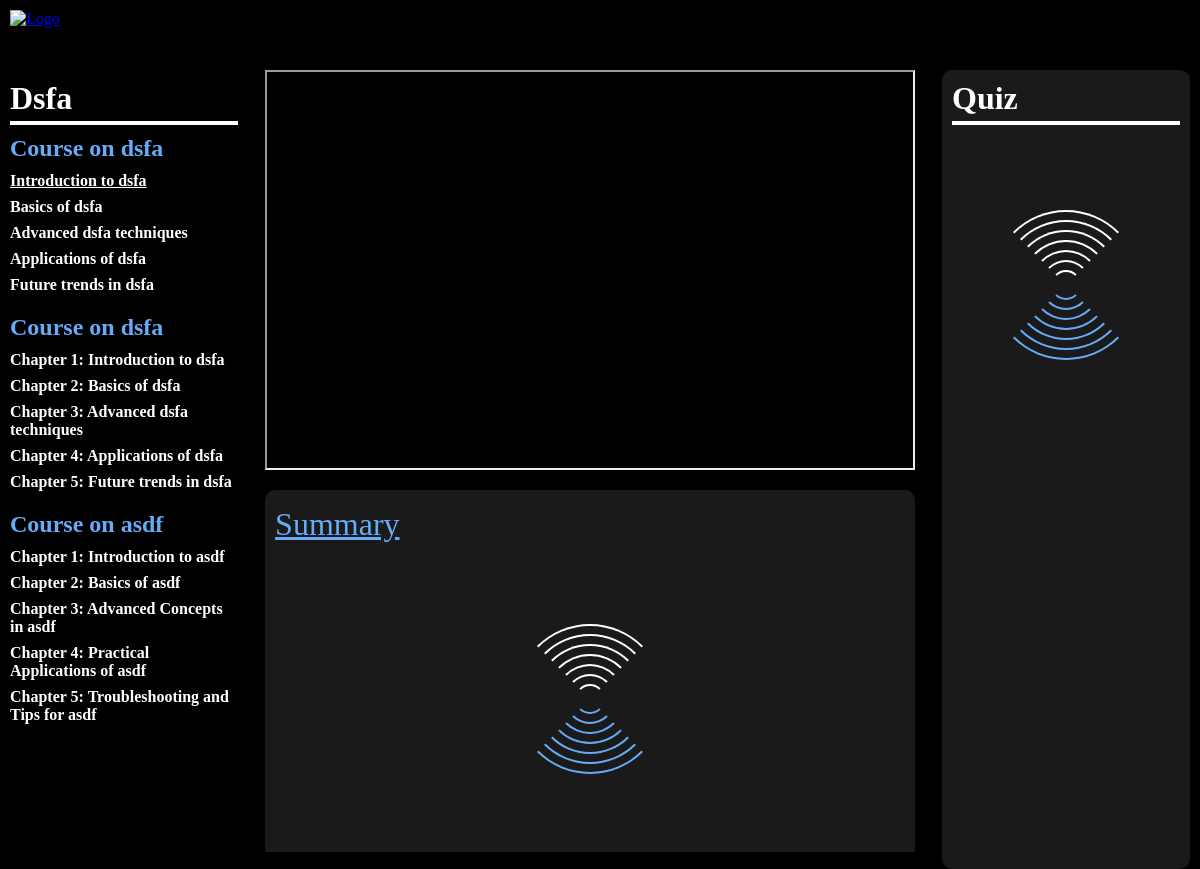
The page /course/bdf57029-e726-46df-9f5e-31ddb3bcfd63/ on the database its author committed.
### Website/models.py (models this page shows)
class Course(models.Model):
    id = models.CharField(primary_key=True, max_length=255, unique=True)
    name = models.CharField(max_length=255)
    image = models.CharField(max_length=255)
    userId=models.IntegerField(null=True, blank=True)

class Unit(models.Model):
    id = models.CharField(primary_key=True, max_length=255, unique=True)
    courseId = models.CharField(max_length=255)
    name = models.CharField(max_length=255)
    course = models.ForeignKey('Course', on_delete=models.CASCADE,related_name='units')

class Chapter(models.Model):
    id = models.CharField(primary_key=True, max_length=255, unique=True)
    unitId = models.CharField(max_length=255)
    name = models.CharField(max_length=255)
    youtubeSearchQuery = models.CharField(max_length=255)
    videoId = models.CharField(max_length=255, blank=True, null=True)
    summary = models.CharField(max_length=3000, blank=True, null=True)
    unit = models.ForeignKey('Unit', on_delete=models.CASCADE,related_name='chapters')

### Website/views.py (the view)
# urls.py: path('course/<str:courseId>/', views.course, name='course'),
def course(req,courseId):
    course=Course.objects.get(id=courseId)
    units=Unit.objects.filter(courseId=course.id)
    courseData={}
    courseData["title"]=course.name
    courseData["units"]=[]
    for unit in units:
        unitData={}
        unitData["title"]=unit.name
        unitData["chapters"]=[]
        chapters=Chapter.objects.filter(unitId=unit.id)
        for chapter in chapters:
            chapterData={}
            chapterData["Id"]=chapter.id
            chapterData["title"]=chapter.name
            chapterData["youtubeQuery"]=chapter.youtubeSearchQuery
            chapterData["videoId"]=chapter.videoId
            unitData["chapters"].append(chapterData)
        courseData["units"].append(unitData)
    return render(req,"course.html",{"course":courseData})

### templates/course.html (shortened to what this page needs)
<!DOCTYPE html>
<html>
<head>
</head>
<body>
    <nav class="navbar">
      <a href="/">
        <div class="logo">
            <img src="https://logopond.com/logos/83d086afa834e039fa205045359b86d7.png" alt="Logo">
        </div>
      </a>
    </nav>
    <div class="container">
    <div class="sidebar">
        <h1 class="title">{{ course.title }}</h1>
        <ul class="course-list">
            {% for unit in course.units %}
            <li class="course">
                <h2>{{ unit.title }}</h2>
                <ul class="chapter-list">
                    {% for chapter in unit.chapters %}
                    <li class="chapter">
                        <a
                            data-video-id="{{ chapter.videoId }}"
                            data-chapter-id="{{ chapter.Id }}"
                        >
                            {{ chapter.title }}
                        </a>
                    </li>
                    {% endfor %}
                </ul>
            </li>
            {% endfor %}
        </ul>
    </div>
    <div class="chapter-container">
            <iframe class="chapter-video" id="video-iframe"></iframe>
            <div class="summary-container">
                <p>Summary</p>
                <div class="summary"></div>
        </div>
      </div>
      <div class="questions-container">
        <h1>Quiz</h1>
        <div class="questions"></div>
      </div>
    </body>
</html>

### templates/course.html (style rules this page uses)
* { margin: 0; padding: 0; box-sizing: border-box; }
.navbar { background-color: black; position: fixed; top: 0; width: 100%; color: #fff; display: flex; justify-content: space-between; align-items: center; padding: 10px }
.logo img { width: 40px; }
.container { display: flex; padding-top: 70px; height: 100vh; overflow-y: hidden; background-color: #000000; }
.sidebar { background-color: black; color: #fff; padding: 10px; height: 100vh; overflow-y: scroll; flex:1 }
.title, h1 { border-bottom: 4px solid white; padding-bottom:4px ; margin-bottom: 10px ; }
.course-list { list-style: none; padding: 0; }
.course { margin-bottom: 20px; }
.course h2 { font-size: 1.5rem; margin-bottom: 10px; color:rgb(103, 171, 248) }
.chapter-list { list-style: none; padding: 0; }
.chapter { margin-top: 8px; cursor: pointer; }
.chapter a { text-decoration: none; color: white; font-weight: bold; transition: color 0.3s ease; }
.chapter-container { display: flex; flex:3; height: 90vh; overflow-y: scroll; flex-direction:column; align-items: center; position: relative; }
.chapter-video { position: absolute; width: 95%; height: 400px; }
.summary-container { width: 95%; margin-top: 420px; padding: 10px; color: white; background-color: rgba(255, 255, 255, 0.1); border-radius: 10px; }
.summary-container p { font-size:xx-large; text-decoration: underline; padding: 6px 0; color:rgb(103, 171, 248); }
.questions-container { flex:1; margin:0 10px; padding: 10px; color: white; background-color: rgba(255, 255, 255, 0.1); border-radius: 10px; }
.questions { display: flex; flex-direction: column; align-items: center; }

### rows shown on the page
Course: title "Dsfa"
Unit: title "Course on dsfa"
Chapter: title "Introduction to dsfa"
Chapter: title "Basics of dsfa"
Chapter: title "Advanced dsfa techniques"
Chapter: title "Applications of dsfa"
Chapter: title "Future trends in dsfa"
Unit: title "Course on dsfa"
Chapter: title "Chapter 1: Introduction to dsfa"
Chapter: title "Chapter 2: Basics of dsfa"
Chapter: title "Chapter 3: Advanced dsfa techniques"
Chapter: title "Chapter 4: Applications of dsfa"
Chapter: title "Chapter 5: Future trends in dsfa"
Unit: title "Course on asdf"
Chapter: title "Chapter 1: Introduction to asdf"
Chapter: title "Chapter 2: Basics of asdf"
Chapter: title "Chapter 3: Advanced Concepts in asdf"
Chapter: title "Chapter 4: Practical Applications of asdf"
Chapter: title "Chapter 5: Troubleshooting and Tips for asdf"
